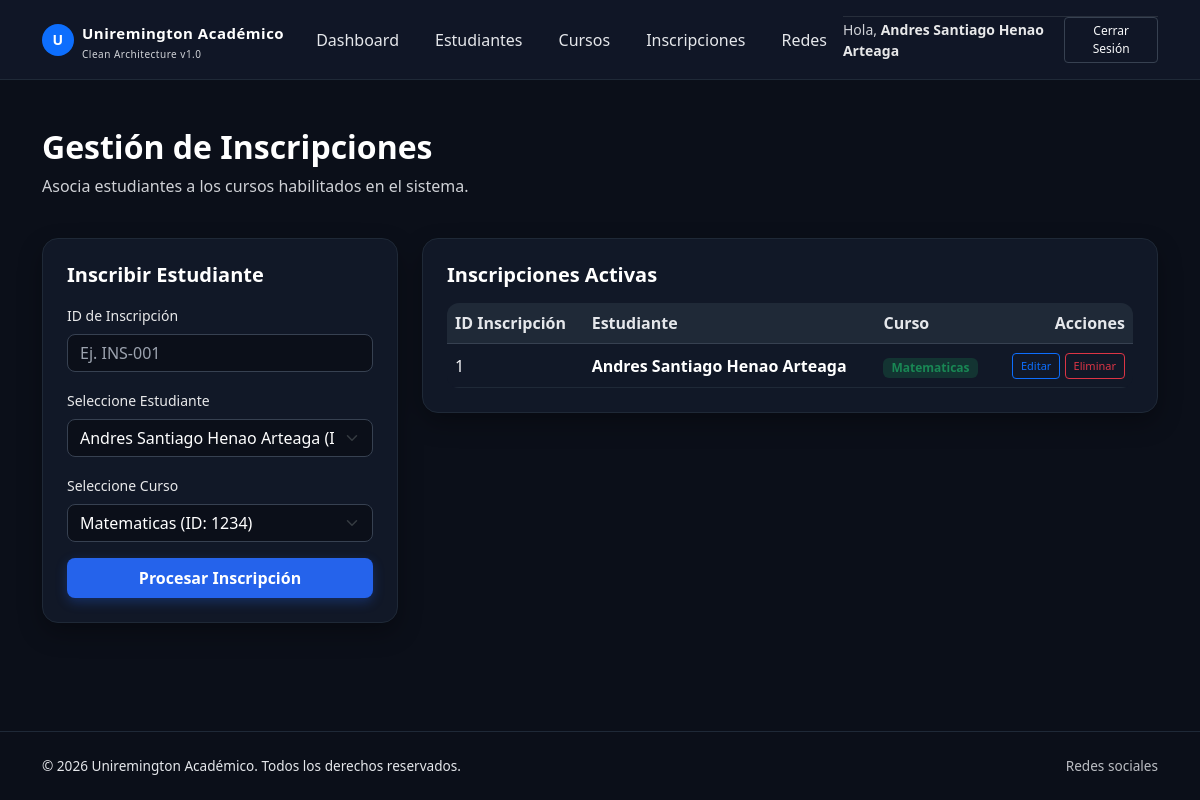
Page /inscripciones (signed in) on the earlier database version.
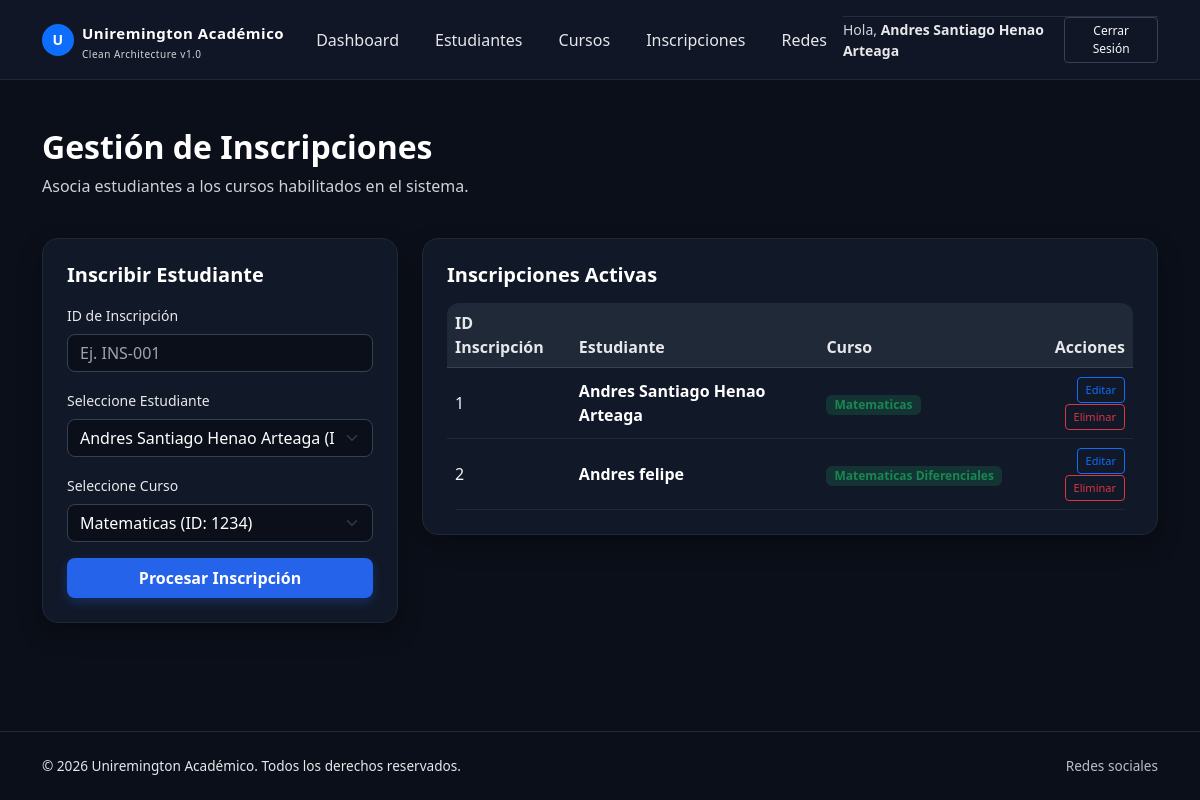
Same page on the later database version.
### tables this page shows
CREATE TABLE inscripciones (
                    id TEXT PRIMARY KEY,
                    id_estudiante TEXT,
                    id_curso TEXT,
                    FOREIGN KEY(id_estudiante) REFERENCES estudiantes(id),
                    FOREIGN KEY(id_curso) REFERENCES cursos(id)
                );

CREATE TABLE estudiantes (
                    id TEXT PRIMARY KEY,
                    nombre TEXT,
                    correo TEXT
                );

CREATE TABLE cursos (
                    id TEXT PRIMARY KEY,
                    nombre TEXT,
                    cupos INTEGER
                );

### app.py (the view)
@app.route('/inscripciones')
def inscripciones():
    if 'user_id' not in session: return redirect(url_for('login'))
    with db_conn._conectar() as conn:
        cursor = conn.cursor()
        cursor.execute("SELECT * FROM estudiantes")
        estudiantes = cursor.fetchall()
        cursor.execute("SELECT * FROM cursos")
        cursos = cursor.fetchall()
        cursor.execute("""
            SELECT i.id, e.nombre, c.nombre
            FROM inscripciones i
            JOIN estudiantes e ON i.id_estudiante = e.id
            JOIN cursos c ON i.id_curso = c.id
        """)
        lista = cursor.fetchall()
    return render_template('inscripciones.html', estudiantes=estudiantes, cursos=cursos, inscripciones=lista)

### infrastructure/database.py (called while the page is built)
    def _conectar(self):
        return sqlite3.connect(self.db_name)

### templates/inscripciones.html
{% extends "base.html" %}
{% block content %}
<div class="row mb-4">
    <div class="col-12">
        <h2 class="fw-bold text-white">Gestión de Inscripciones</h2>
        <p class="text-muted">Asocia estudiantes a los cursos habilitados en el sistema.</p>
    </div>
</div>
<div class="row g-4">
    <div class="col-lg-4">
        <div class="card-dark p-4">
            <h5 class="fw-bold text-white mb-3">Inscribir Estudiante</h5>
            <form action="/inscribir" method="POST">
                <div class="mb-3">
                    <label class="form-label text-muted small">ID de Inscripción</label>
                    <input type="text" name="id_inscripcion" class="form-control" placeholder="Ej. INS-001" required>
                </div>
                <div class="mb-3">
                    <label class="form-label text-muted small">Seleccione Estudiante</label>
                    <select name="id_estudiante" class="form-select" required>
                        {% for est in estudiantes %}
                        <option value="{{ est[0] }}">{{ est[1] }} (ID: {{ est[0] }})</option>
                        {% endfor %}
                    </select>
                </div>
                <div class="mb-3">
                    <label class="form-label text-muted small">Seleccione Curso</label>
                    <select name="id_curso" class="form-select" required>
                        {% for cur in cursos %}
                        <option value="{{ cur[0] }}">{{ cur[1] }} (ID: {{ cur[0] }})</option>
                        {% endfor %}
                    </select>
                </div>
                <button type="submit" class="btn btn-primary w-100 py-2">Procesar Inscripción</button>
            </form>
        </div>
    </div>
    <div class="col-lg-8">
        <div class="card-dark p-4">
            <h5 class="fw-bold text-white mb-3">Inscripciones Activas</h5>
            <div class="table-responsive">
                <table class="table table-dark-custom align-middle mb-0">
                    <thead>
                        <tr>
                            <th>ID Inscripción</th>
                            <th>Estudiante</th>
                            <th>Curso</th>
                            <th class="text-end">Acciones</th>
                        </tr>
                    </thead>
                    <tbody>
                        {% for ins in inscripciones %}
                        <tr>
                            <td>{{ ins[0] }}</td>
                            <td class="fw-semibold text-white">{{ ins[1] }}</td>
                            <td><span class="badge bg-success bg-opacity-25 text-success px-2 py-1">{{ ins[2] }}</span></td>
                            <td class="text-end">
                                <a href="{{ url_for('editar_inscripcion', id=ins[0]) }}" class="btn btn-outline-primary btn-sm px-2 py-1" style="font-size: 11px;">Editar</a>
                                <a href="/eliminar_inscripcion/{{ ins[0] }}" class="btn btn-outline-danger btn-sm px-2 py-1" style="font-size: 11px;">Eliminar</a>
                            </td>
                        </tr>
                        {% else %}
                        <tr>
                            <td colspan="4" class="text-center text-muted py-4">No hay inscripciones activas todavía.</td>
                        </tr>
                        {% endfor %}
                    </tbody>
                </table>
            </div>
        </div>
    </div>
</div>
{% endblock %}

Differences in the rows shown:
added inscripciones: id "2", nombre "Andres felipe", nombre "Matematicas Diferenciales"
